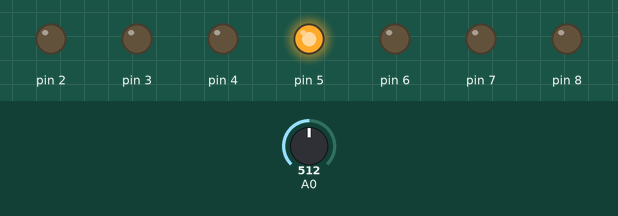
A sketch run on a simulated Arduino Uno, built with avr-gcc and run on an emulated ATmega328P. Parts: output pins drawn as LEDs (lit = HIGH). The test bench sets the inputs (shaded band); at power-on: A0 = 512.

Above: at 1.2 s.
1.3 s: A0 set to 667
2.8 s: A0 set to 695
At 3.7 s:
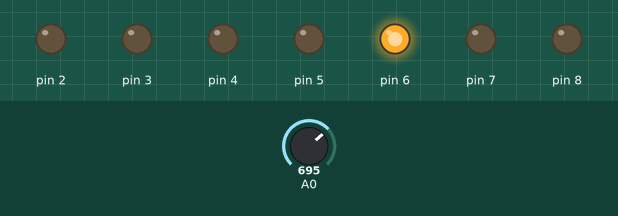
4.3 s: A0 set to 511
At 4.8 s:
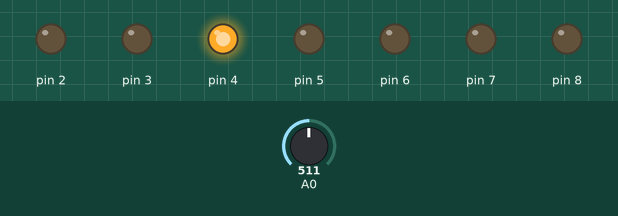
5.8 s: A0 set to 351
7.3 s: A0 set to 332
At 8.3 s:
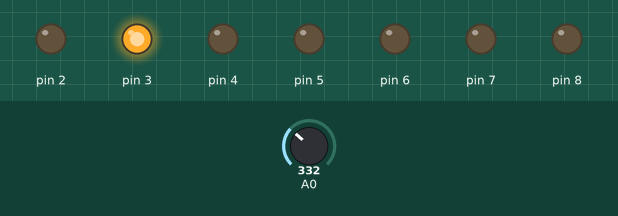
8.8 s: A0 set to 716
At 9.4 s:
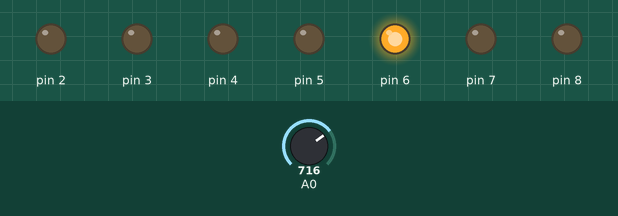
Timing chart, 0 to 11.3 s (numbered marks = the images above; inputs shaded):
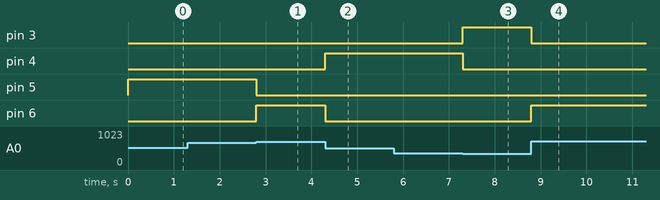

The sketch:

Tema_7_5_Optima.ino
```cpp
// Guardamos de forma global el LED anterior para poder apagarlo
byte valor_mapeado_anterior = 0;


// Inicializamos los pines del 2 al 8 para los LEDs (Puede ser los mismo del display del tema anterior)
void setup(){
  for ( int i=2; i<9; i++)
    pinMode(i, OUTPUT);
}


void loop(){
  // Inicializamos las dos variables que vamos a usar, una para guardar el valor del potenciometro,
  // y la otra para la conversion a los pines del potenciometro.
  int valor_potenciometro;
  byte valor_mapeado;

  // Leemos el valor del potenciometro y lo guardamos
  valor_potenciometro = analogRead(A0);

  // Realizamos la conversion para el pin adecuado
  valor_mapeado = map(valor_potenciometro, 0, 1023, 2, 8);

  // Si cambiamos de LED, encendemos el nuevo y apagamos el viejo. Memorizamos el estado actual.
  if (valor_mapeado != valor_mapeado_anterior){
    digitalWrite(valor_mapeado, HIGH);
    digitalWrite(valor_mapeado_anterior, LOW);
    valor_mapeado_anterior = valor_mapeado;
  }
}
```

Measured:
- the behaviour switches between 681 and 682 on A0 (found by bisection; images 0 and 1)
- the behaviour switches between 341 and 340 on A0 (found by bisection; images 2 and 3)
- after the input at 1.3 s, every drawn part: stays the same
- after the input at 2.8 s, pin 5: HIGH → LOW at once; pin 6: LOW → HIGH at once
- after the input at 4.3 s, pin 4: LOW → HIGH at once; pin 6: HIGH → LOW at once
- after the input at 5.8 s, every drawn part: stays the same
- after the input at 7.3 s, pin 3: LOW → HIGH at once; pin 4: HIGH → LOW at once
- after the input at 8.8 s, pin 3: HIGH → LOW at once; pin 6: LOW → HIGH at once
